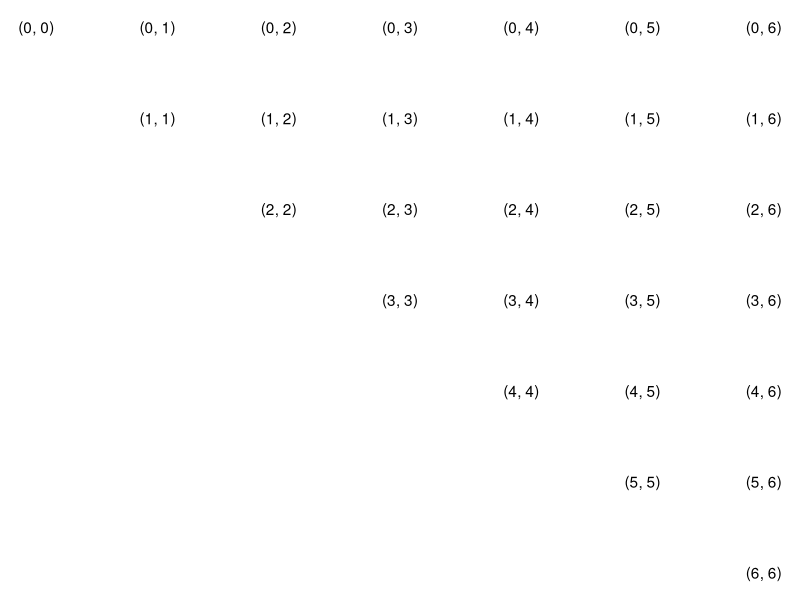
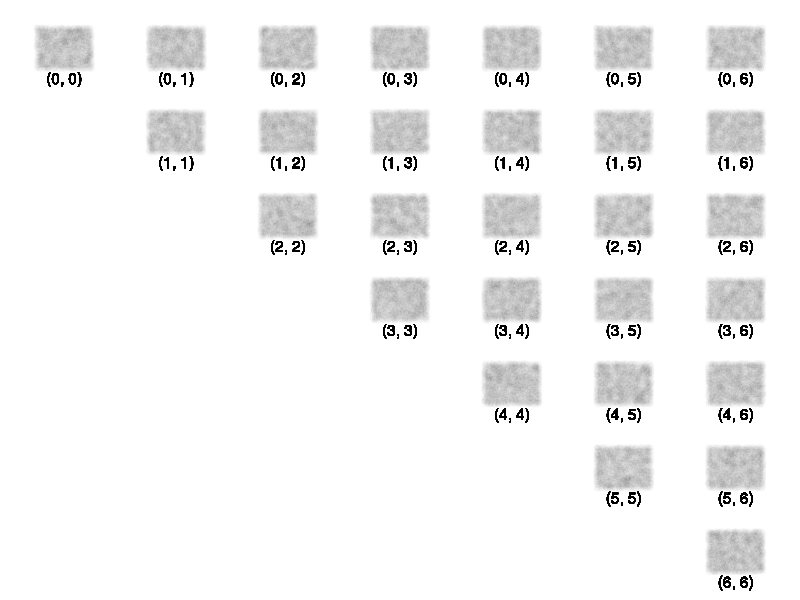
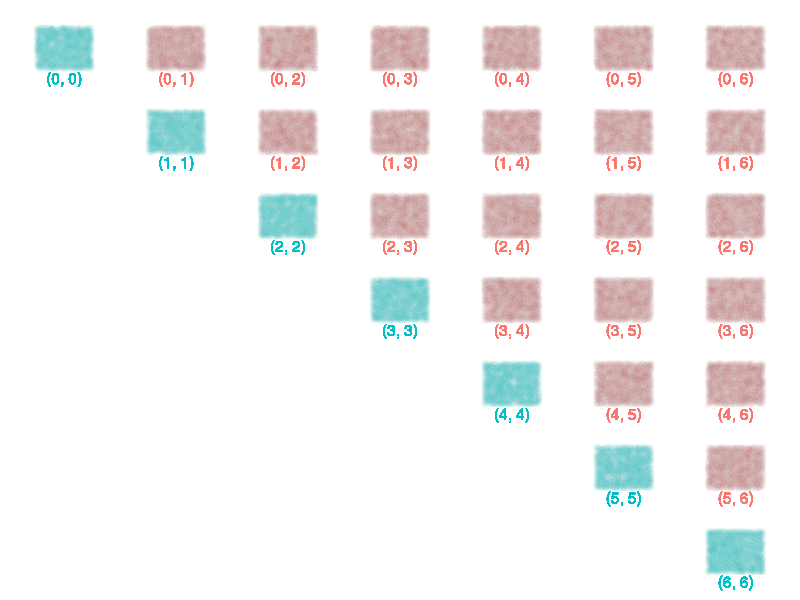
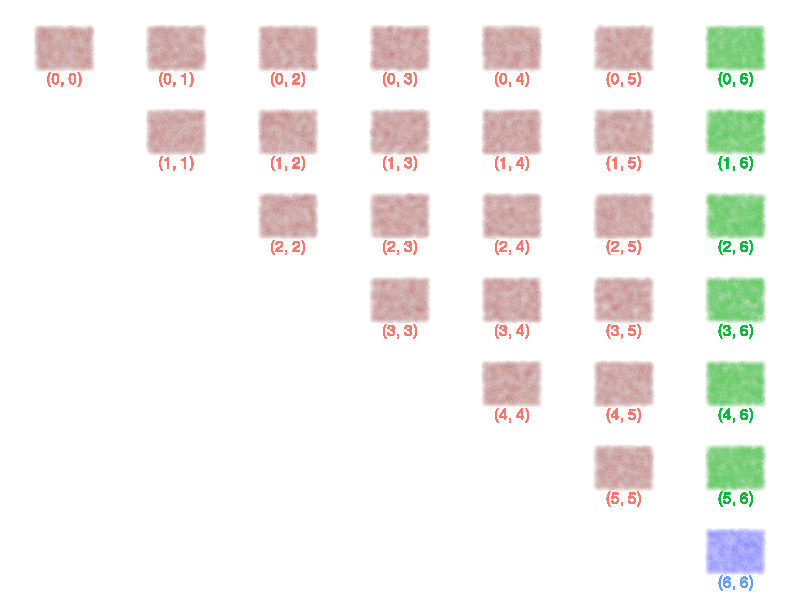

Write R code to recreate these figures, in order.
## ---- chunk 1
x1 <- c(0, 0:1, 0:2, 0:3, 0:4, 0:5, 0:6)
## ---- chunk 2
r <-function(n, expr) { replicate(n, expr)}
x2 <- c(r(1, 0), r(2, 1), r(3, 2), r(4, 3), r(5, 4), r(6, 5), r(7, 6))
## ---- chunk 3
dominoes <- data.frame(x1=x1, x2=x2)
## ---- chunk 4
nrow(dominoes)
## ---- chunk 5
summary(dominoes$x1)
## ---- chunk 6
sum(r(7, 0), r(6, 1), r(5, 2), r(4,3), r(3,4), r(2,5), r(1,6)) / 28
## ---- chunk 7
summary(dominoes$x2)
## ---- chunk 8
sum(0:6, 1:6, 2:6, 3:6, 4:6, 5:6, 6) / 28
## ---- chunk 9
dominoes[dominoes$x2 < dominoes$x1,]
## ---- chunk 10
library(ggplot2)
ggplot(dominoes, aes(x=x2, y=x1, label=sprintf("(%d, %d)", x1, x2))) + scale_y_reverse() + geom_text() + theme_void()
## ---- chunk 11
nrow(dominoes[dominoes$x1 == dominoes$x2,]) / nrow(dominoes)
## ---- chunk 12
nrow(dominoes[dominoes$x1 == 6 & dominoes$x2 == 6,]) / nrow(dominoes[dominoes$x1 == 6 | dominoes$x2 == 6,])
## ---- chunk 13
draws <- dominoes[sample(nrow(dominoes), 100000, replace=T),]
## ---- chunk 14
ggplot(draws, aes(x=x2, y=x1, label=sprintf("(%d, %d)", x1, x2))) + geom_jitter(width=0.25, height=0.25, alpha=0.002)  + scale_y_reverse() + geom_text(vjust=3) + theme_void()
## ---- chunk 15
draws$double <- draws$x1 == draws$x2
ggplot(draws, aes(x=x2, y=x1, color=x1==x2, label=sprintf("(%d, %d)", x1, x2))) + geom_jitter(width=0.25, height=0.25, alpha=0.01)  + scale_y_reverse() + geom_text(vjust=3) + theme_void() + theme(legend.position="none")
## ---- chunk 16
nrow(draws[draws$x1 == draws$x2,]) / nrow(draws)
## ---- chunk 17
ggplot(draws, aes(x=x2, y=x1, color=as.factor((x1==6) + (x2==6)), label=sprintf("(%d, %d)", x1, x2))) + geom_jitter(width=0.25, height=0.25, alpha=0.01) + scale_y_reverse() + geom_text(vjust=3) + theme_void() + theme(legend.position="none")
## ---- chunk 18
nrow(draws[draws$x1 == 6 & draws$x2 == 6,]) / nrow(draws[draws$x1 == 6 | draws$x2 == 6,])
